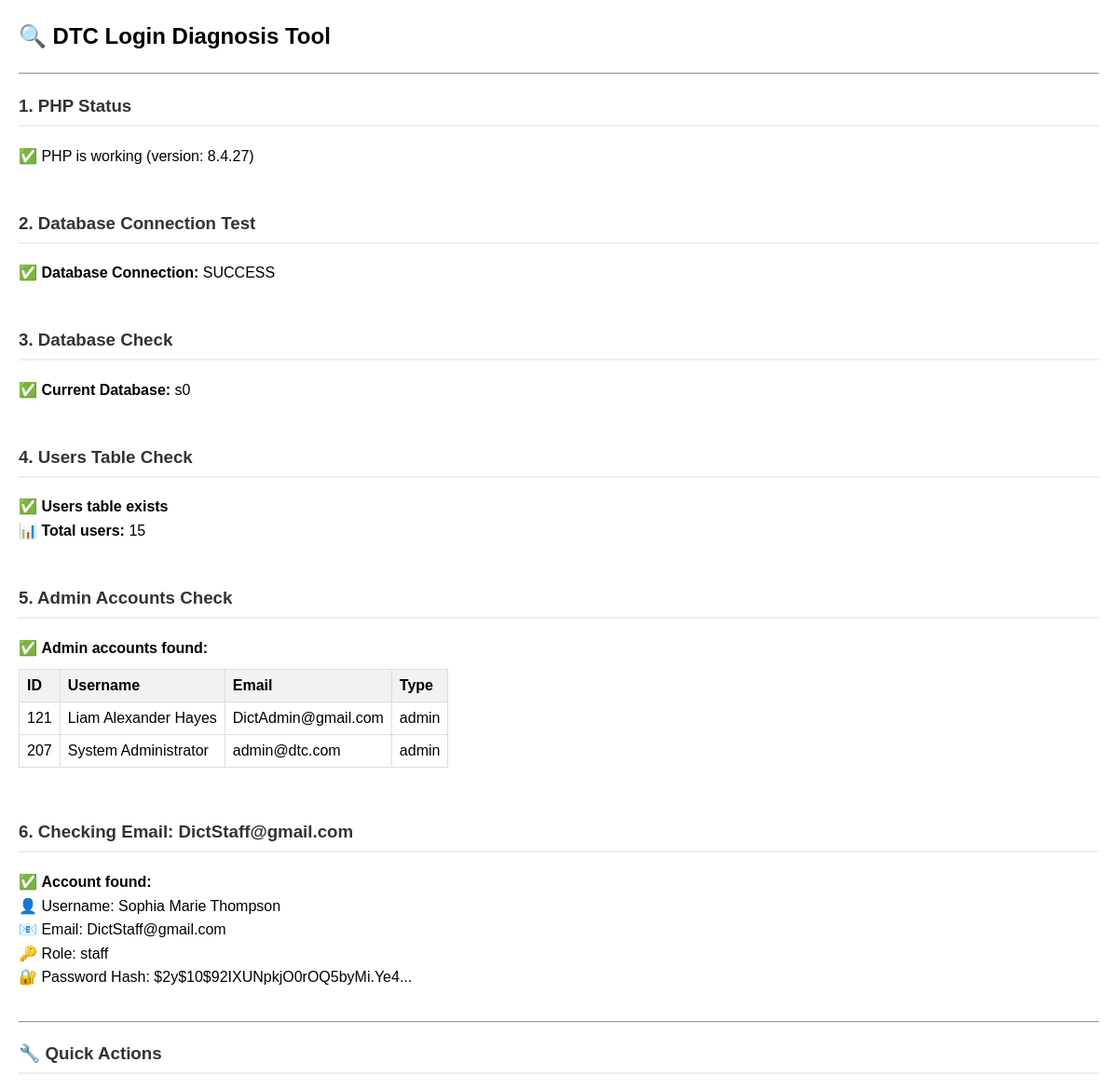
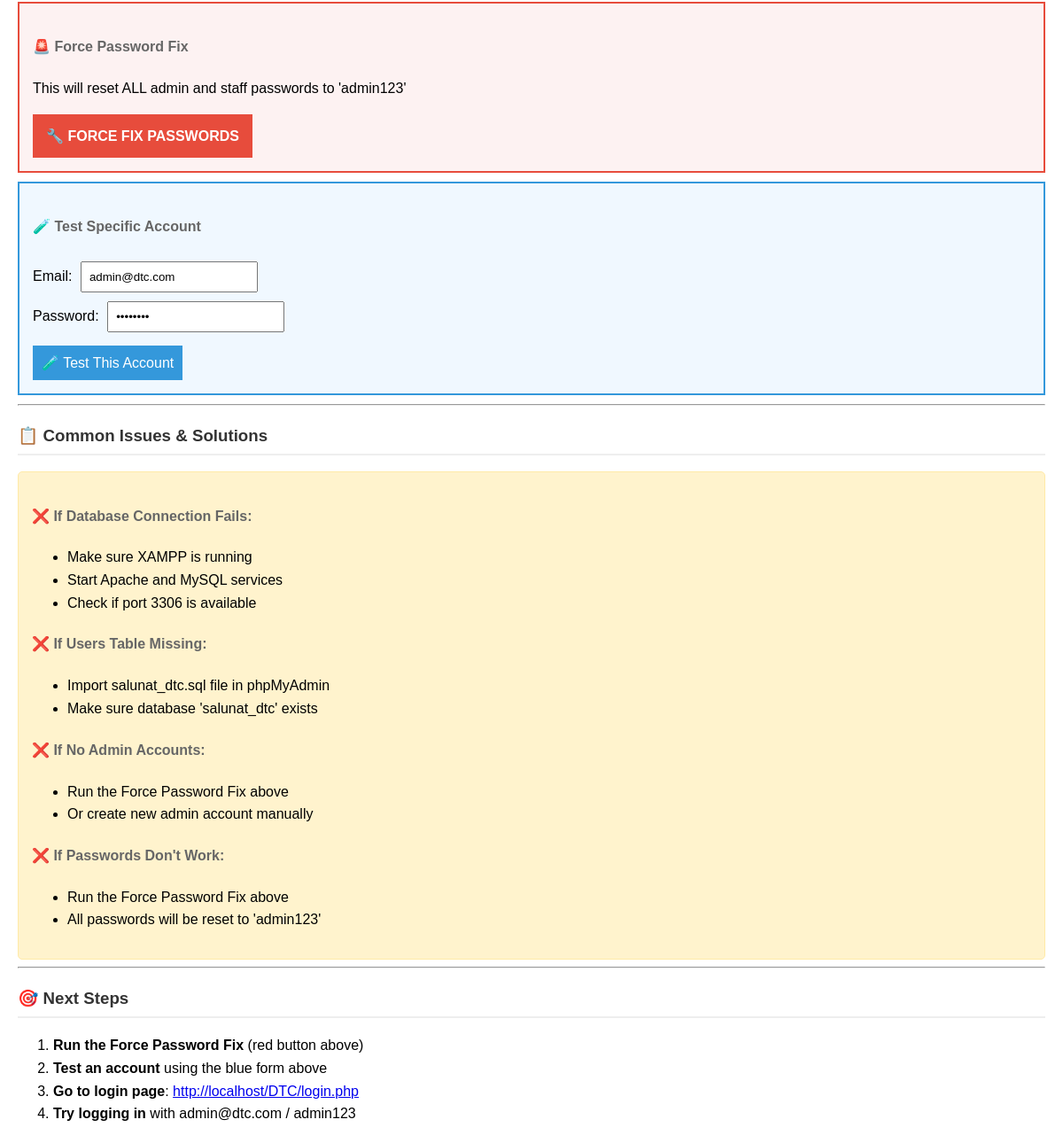
Screenshot of /diagnose_login.php?check_email=DictStaff@gmail.com with the database file from the repository (2 pictures, top to bottom).
### tables this page shows
CREATE TABLE `users` (
  `id` int(11) UNSIGNED NOT NULL,
  `username` varchar(100) NOT NULL,
  `email` varchar(255) NOT NULL,
  `password` varchar(255) NOT NULL,
  `gender` enum('Male','Female','Rather not say') NOT NULL,
  `address` varchar(255) NOT NULL,
  `phone` varchar(15) NOT NULL,
  `dob` date NOT NULL,
  `profile_pic` varchar(255) DEFAULT NULL,
  `created_at` timestamp NULL DEFAULT current_timestamp(),
  `qr_code` varchar(199) DEFAULT NULL,
  `type` varchar(122) NOT NULL DEFAULT 'user',
  `age_group` varchar(50) NOT NULL,
  `sector` varchar(50) NOT NULL,
  `agency` varchar(100) NOT NULL,
  `senior` varchar(10) NOT NULL,
  `abled` varchar(10) NOT NULL,
  `nationality` varchar(50) NOT NULL,
  `region` varchar(50) NOT NULL,
  `office` varchar(100) DEFAULT NULL,
  `position` varchar(100) DEFAULT NULL,
  `parent` varchar(10) NOT NULL,
  `civil_status` varchar(20) NOT NULL
);

### diagnose_login.php (the view, shortened to what this page needs)
<?php
echo "<h2>🔍 DTC Login Diagnosis Tool</h2>";
echo "<hr>";
echo "<h3>1. PHP Status</h3>";
echo "✅ PHP is working (version: " . phpversion() . ")<br><br>";
echo "<h3>2. Database Connection Test</h3>";
try {
    include 'db_connection.php';
    if ($conn->connect_error) {
        echo "❌ <strong>Database Connection FAILED:</strong> " . $conn->connect_error . "<br>";
        echo "🔧 <strong>Fix:</strong> Check if MySQL is running in XAMPP<br><br>";
    } else {
        echo "✅ <strong>Database Connection:</strong> SUCCESS<br><br>";
    }
} catch (Exception $e) {
    echo "❌ <strong>Database Error:</strong> " . $e->getMessage() . "<br><br>";
}
echo "<h3>3. Database Check</h3>";
try {
    $result = $conn->query("SELECT DATABASE() as current_db");
    if ($result) {
        $row = $result->fetch_assoc();
        echo "✅ <strong>Current Database:</strong> " . $row['current_db'] . "<br>";
    } else {
        echo "❌ <strong>No database selected</strong><br>";
    }
} catch (Exception $e) {
    echo "❌ <strong>Database Error:</strong> " . $e->getMessage() . "<br>";
}
echo "<h3>4. Users Table Check</h3>";
try {
    $result = $conn->query("SHOW TABLES LIKE 'users'");
    if ($result->num_rows > 0) {
        echo "✅ <strong>Users table exists</strong><br>";
        $count_result = $conn->query("SELECT COUNT(*) as count FROM users");
        if ($count_result) {
            $count_row = $count_result->fetch_assoc();
            echo "📊 <strong>Total users:</strong> " . $count_row['count'] . "<br>";
        }
    } else {
        echo "❌ <strong>Users table does NOT exist</strong><br>";
        echo "🔧 <strong>Fix:</strong> Import salunat_dtc.sql file<br>";
    }
} catch (Exception $e) {
    echo "❌ <strong>Table Error:</strong> " . $e->getMessage() . "<br>";
}
echo "<h3>5. Admin Accounts Check</h3>";
try {
    $admin_query = "SELECT id, username, email, type FROM users WHERE type = 'admin'";
    $admin_result = $conn->query($admin_query);
    if ($admin_result && $admin_result->num_rows > 0) {
        echo "✅ <strong>Admin accounts found:</strong><br>";
        echo "<table border='1' style='border-collapse: collapse;'>";
        echo "<tr><th>ID</th><th>Username</th><th>Email</th><th>Type</th></tr>";
        while ($row = $admin_result->fetch_assoc()) {
            echo "<tr>";
            echo "<td>{$row['id']}</td>";
            echo "<td>{$row['username']}</td>";
            echo "<td>{$row['email']}</td>";
            echo "<td>{$row['type']}</td>";
            echo "</tr>";
        }
        echo "</table>";
    } else {
        echo "❌ <strong>No admin accounts found</strong><br>";
        echo "🔧 <strong>Fix:</strong> Create admin account<br>";
    }
} catch (Exception $e) {
    echo "❌ <strong>Admin Check Error:</strong> " . $e->getMessage() . "<br>";
}
if (isset($_GET['check_email'])) {
    $check_email = $_GET['check_email'];
    echo "<h3>6. Checking Email: $check_email</h3>";
    try {
        $stmt = $conn->prepare("SELECT id, username, email, password, type FROM users WHERE email = ?");
        $stmt->bind_param("s", $check_email);
        $stmt->execute();
        $result = $stmt->get_result();
        if ($result->num_rows > 0) {
            $user = $result->fetch_assoc();
            echo "✅ <strong>Account found:</strong><br>";
            echo "👤 Username: {$user['username']}<br>";
            echo "📧 Email: {$user['email']}<br>";
            echo "🔑 Role: {$user['type']}<br>";
            echo "🔐 Password Hash: " . substr($user['password'], 0, 30) . "...<br>";
        } else {
            echo "❌ <strong>No account found with email: $check_email</strong><br>";
        }
    } catch (Exception $e) {
        echo "❌ <strong>Email Check Error:</strong> " . $e->getMessage() . "<br>";
    }
}
echo "<hr>";
echo "<h3>🔧 Quick Actions</h3>";
echo "<form method='POST' style='margin: 10px 0; padding: 15px; border: 2px solid #e74c3c; background: #fdf2f2;'>";
echo "<h4>🚨 Force Password Fix</h4>";
echo "<p>This will reset ALL admin and staff passwords to 'admin123'</p>";
echo "<input type='submit' name='force_fix' value='🔧 FORCE FIX PASSWORDS' style='background: #e74c3c; color: white; padding: 15px; border: none; cursor: pointer; font-size: 16px; font-weight: bold;'>";
echo "</form>";
echo "<form method='GET' style='margin: 10px 0; padding: 15px; border: 2px solid #3498db; background: #f0f8ff;'>";
echo "<h4>🧪 Test Specific Account</h4>";
echo "Email: <input type='email' name='check_email' value='admin@dtc.com' style='padding: 8px; margin: 5px; width: 200px;'><br>";
echo "Password: <input type='password' name='test_pwd' value='admin123' style='padding: 8px; margin: 5px; width: 200px;'><br>";
echo "<input type='submit' value='🧪 Test This Account' style='background: #3498db; color: white; padding: 10px; border: none; cursor: pointer; font-size: 16px; margin-top: 10px;'>";
echo "</form>";
echo "<hr>";
echo "<h3>📋 Common Issues & Solutions</h3>";
echo "<div style='background: #fff3cd; padding: 15px; border: 1px solid #ffeaa7; border-radius: 5px;'>";
echo "<h4>❌ If Database Connection Fails:</h4>";
echo "<ul>";
echo "<li>Make sure XAMPP is running</li>";
echo "<li>Start Apache and MySQL services</li>";
echo "<li>Check if port 3306 is available</li>";
echo "</ul>";
echo "<h4>❌ If Users Table Missing:</h4>";
echo "<ul>";
echo "<li>Import salunat_dtc.sql file in phpMyAdmin</li>";
echo "<li>Make sure database 'salunat_dtc' exists</li>";
echo "</ul>";
echo "<h4>❌ If No Admin Accounts:</h4>";
echo "<ul>";
echo "<li>Run the Force Password Fix above</li>";
echo "<li>Or create new admin account manually</li>";
echo "</ul>";
echo "<h4>❌ If Passwords Don't Work:</h4>";
echo "<ul>";
echo "<li>Run the Force Password Fix above</li>";
echo "<li>All passwords will be reset to 'admin123'</li>";
echo "</ul>";
echo "</div>";
echo "<hr>";
echo "<h3>🎯 Next Steps</h3>";
echo "<ol>";
echo "<li><strong>Run the Force Password Fix</strong> (red button above)</li>";
echo "<li><strong>Test an account</strong> using the blue form above</li>";
echo "<li><strong>Go to login page</strong>: <a href='login.php' target='_blank'>http://localhost/DTC/login.php</a></li>";
echo "<li><strong>Try logging in</strong> with admin@dtc.com / admin123</li>";
echo "</ol>";
?>

### diagnose_login.php (style rules this page uses)
table { margin: 10px 0; border-collapse: collapse; }
th, td { padding: 8px; text-align: left; border: 1px solid #ddd; }
th { background-color: #f2f2f2; }
h3 { color: #333; border-bottom: 2px solid #eee; padding-bottom: 5px; }
h4 { color: #666; }

### rows the page displays
users: id "121", username "Liam Alexander Hayes", email "DictAdmin@gmail.com", type "admin"
users: id "207", username "System Administrator", email "admin@dtc.com", type "admin"
users: username "Sophia Marie Thompson", email "DictStaff@gmail.com", type "staff", password "$2y$10$92IXUNpkjO0rOQ5byMi.Ye4"

### other values shown
phpversion() "8.4.27"
$row['current_db'] "s0"
$count_row['count'] "15"
$check_email "DictStaff@gmail.com"
